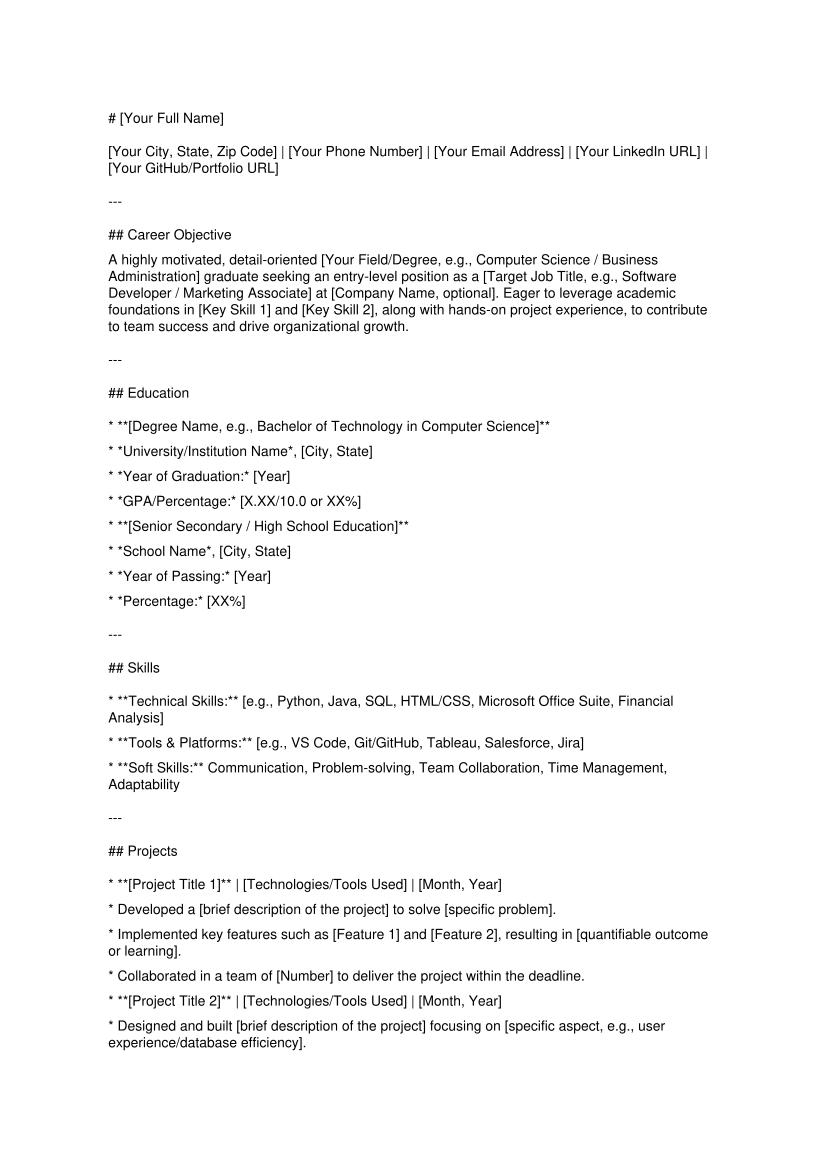

Source code (Python):
import streamlit as st
from google import genai
from config import API_KEY

from docx import Document
from reportlab.platypus import SimpleDocTemplate, Paragraph
from reportlab.lib.styles import getSampleStyleSheet

client = genai.Client(api_key=API_KEY)

st.set_page_config(
    page_title="AI Resume Builder",
    page_icon="📄",
    layout="wide"
)

st.title("📄 AI Resume Builder")

st.sidebar.title("Settings")

resume_type = st.sidebar.selectbox(
    "Resume Type",
    [
        "Fresher",
        "Experienced",
        "ATS Friendly"
    ]
)

photo = st.file_uploader(
    "Upload Profile Photo (Optional)",
    type=["jpg", "jpeg", "png"]
)

with st.form("resume"):

    name = st.text_input("Full Name")
    email = st.text_input("Email")
    phone = st.text_input("Phone")
    address = st.text_area("Address")

    objective = st.text_area("Career Objective")

    education = st.text_area("Education")

    skills = st.text_area("Skills")

    projects = st.text_area("Projects")

    experience = st.text_area("Experience")

    certifications = st.text_area("Certifications")

    achievements = st.text_area("Achievements")

    languages = st.text_input("Languages")

    generate = st.form_submit_button("Generate Resume")

if generate:

    prompt = f"""
Create a professional {resume_type} resume.

Name:
{name}

Email:
{email}

Phone:
{phone}

Address:
{address}

Career Objective:
{objective}

Education:
{education}

Skills:
{skills}

Projects:
{projects}

Experience:
{experience}

Certifications:
{certifications}

Achievements:
{achievements}

Languages:
{languages}

Use proper headings.
Use bullet points.
Return only the resume.
"""

    with st.spinner("Generating Resume..."):

        response = client.models.generate_content(
            model="gemini-3.5-flash",
            contents=prompt
        )

    resume = response.text

    st.success("Resume Generated Successfully")

    if photo:
        st.image(photo, width=150)

    st.markdown(resume)

    # Download TXT

    st.download_button(
        "Download TXT",
        resume,
        "resume.txt",
        "text/plain"
    )

    # Create Word File

    doc = Document()

    doc.add_heading("Resume", level=1)

    doc.add_paragraph(resume)

    doc.save("resume.docx")

    with open("resume.docx", "rb") as file:

        st.download_button(
            "Download Word",
            file,
            "resume.docx",
            "application/vnd.openxmlformats-officedocument.wordprocessingml.document"
        )

    # Create PDF

    styles = getSampleStyleSheet()

    pdf = SimpleDocTemplate("resume.pdf")

    story = []

    for line in resume.split("\n"):
        story.append(Paragraph(line, styles["BodyText"]))

    pdf.build(story)

    with open("resume.pdf", "rb") as file:

        st.download_button(
            "Download PDF",
            file,
            "resume.pdf",
            "application/pdf"
        )
